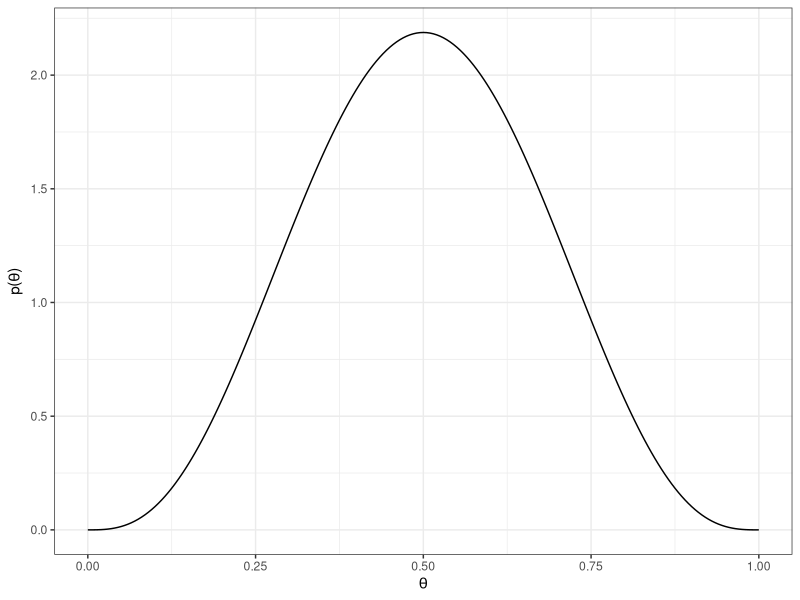
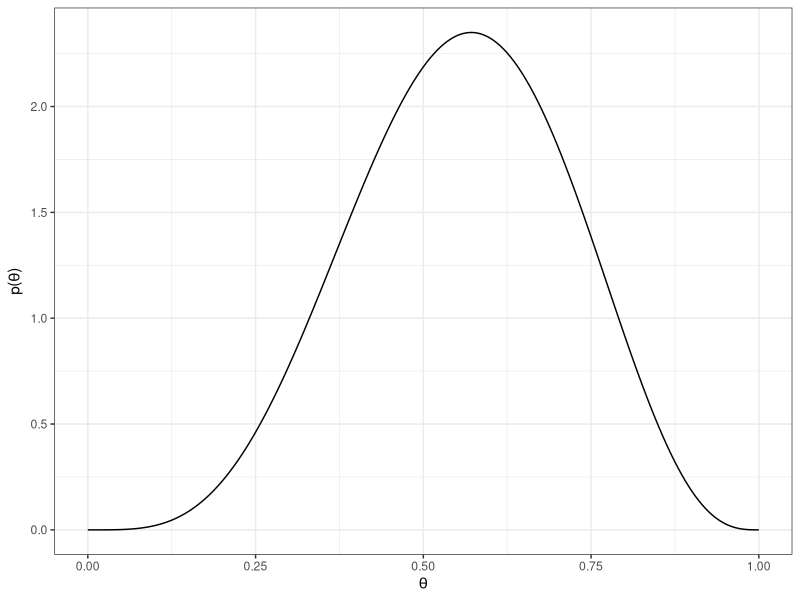
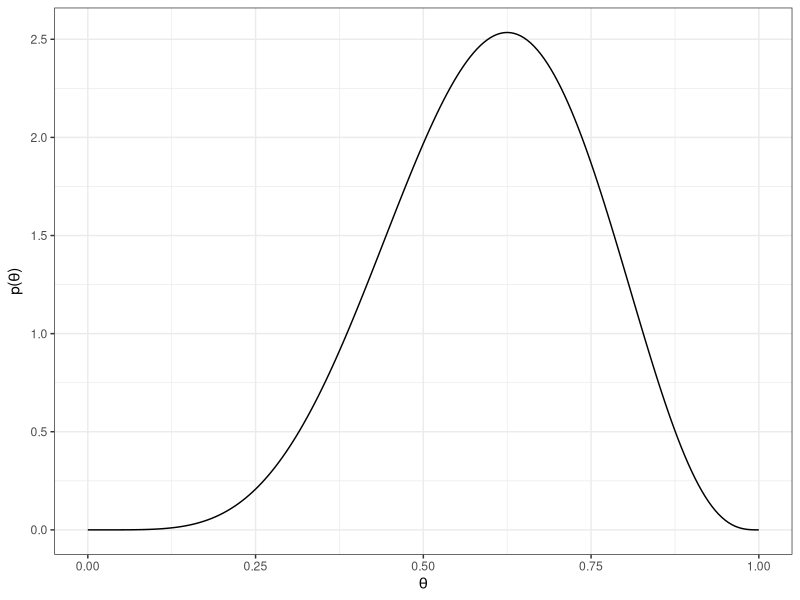
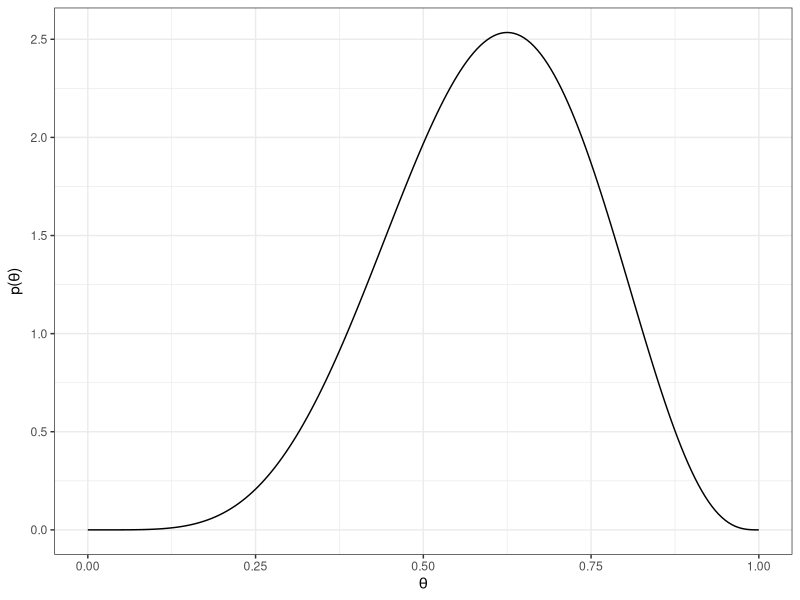

The R source for these figures, in order:
## ---- chunk 1
knitr::opts_chunk$set(echo = TRUE)
library(ggplot2)
## ---- chunk 2
betaplot <- function(a,b){
    theta = seq(0,1,0.005)
    p_theta = dbeta(theta, a, b)
    p <- qplot(theta, p_theta, geom='line')
    p <- p + theme_bw()
    p <- p + ylab(expression(paste('p(',theta,')', sep = '')))
    p <- p + xlab(expression(theta))
    return(p)}

sprintf("Beta Distribution with a = %s and b = %s", 4, 4)
betaplot(4,4)
## ---- chunk 3

a = 4
b = 4
# calculate posterior a
a2 = a + 1    
      				
# calculate posterior b
b2 = b + 1 -1

betaplot(a2,b2)


## ---- chunk 4

# calculate posterior a
a3 = a2 + 1    
      				
# calculate posterior b
b3 = b2 + 1 -1

betaplot(a3,b3)
## ---- chunk 5

# calculate posterior a
a4 = a + 2  
      				
# calculate posterior b
b4 = b + 2 -2

betaplot(a4,b4)
